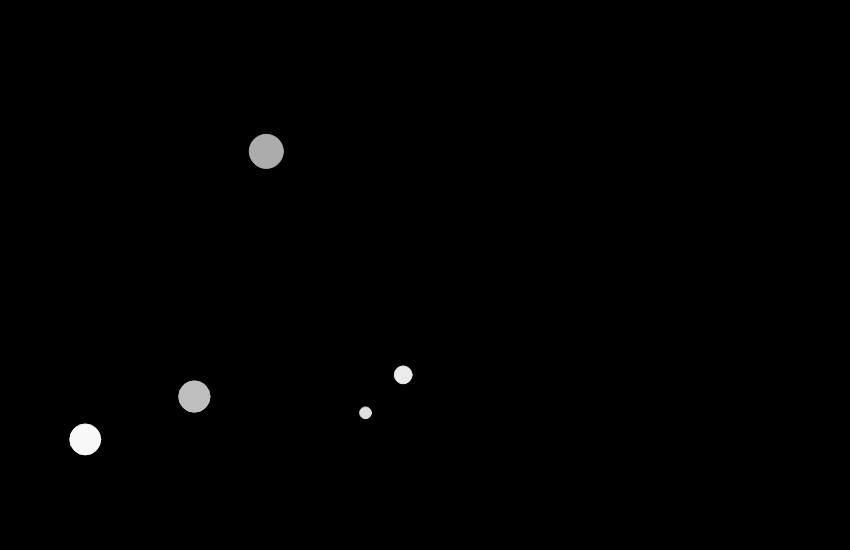
Frame 1 (no input)
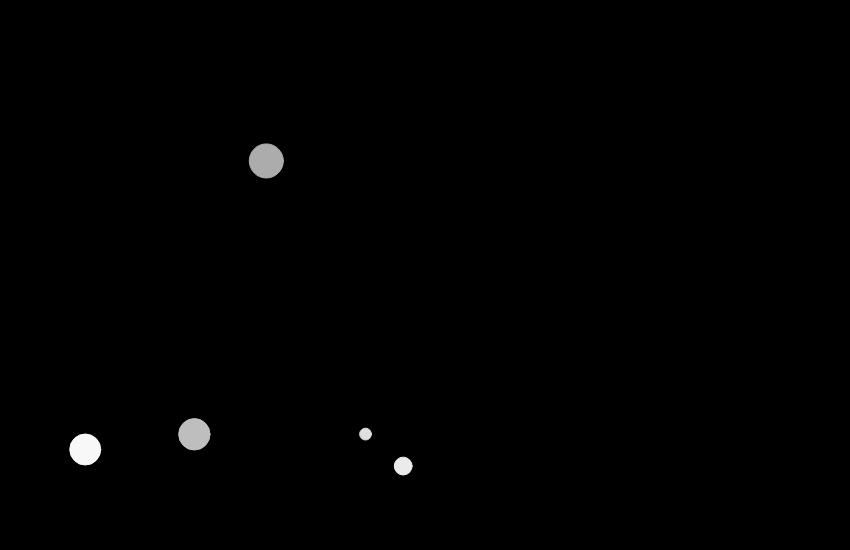
Frame 60 (no input)
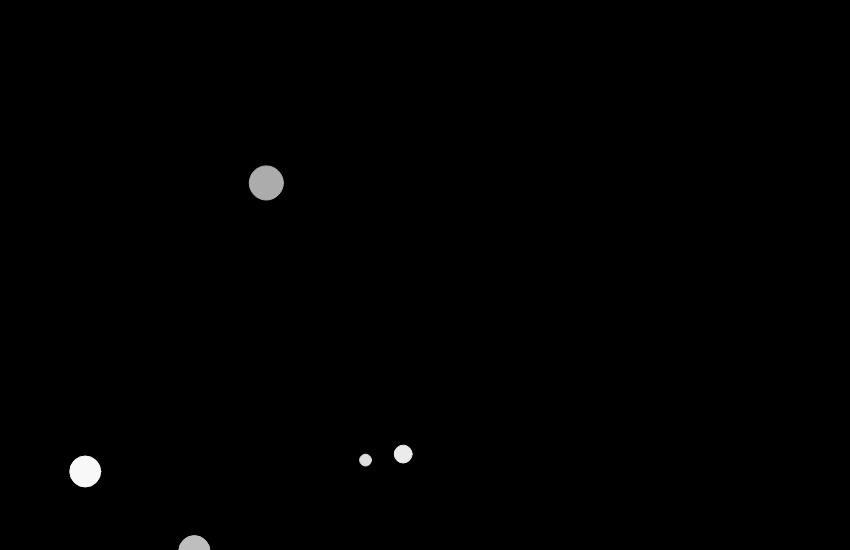
Frame 120 (the mouse pressed at the canvas centre since frame 60)

The p5.js sketch that drew these frames (run headless with seeded random() and noise() and a simulated clock; from frame 60 on, the mouse is pressed at the canvas centre):

// p5.js sketch
// ── sketch.js
var ball = [];

function setup() {

	createCanvas(850, 550);

	for (var i = 0; i < 5; i++) {
		var diameter = random(10, 40);
		var x = random(0 + diameter, width - diameter);
		// var x = width / 2;
		var y = random(0 + diameter, height - diameter);
		var shade = random(155, 255);
		ball[i] = new Ball(x, y, diameter, shade);
	}

}

function draw() {

	background(0);
	for (var i in ball) {

			ball[i].gen(ball[j]);

		for (var j in ball) {
			if (j != i) {
					if (dist(ball[i].r.x, ball[i].r.y, ball[j].r.x, ball[j].r.y) <= ball[i].radius + ball[j].radius) {

						// ball[i].applyForce(-1);
						// ball[j].applyForce(-1);

					}
			}
		}

		ball[i].applyForce(0, 1);

		if (mouseIsPressed && mouseX > width / 2) {
			ball[i].applyForce(1, 1);
		} if (mouseIsPressed && mouseX < width / 2) {
			ball[i].applyForce(-1, 1);
		}

		ball[i].physics(); // must occur after all forces have been accumulated

	}

}

// ── ball.js
function Ball(x, y, diameter, shade) {

  this.r = new p5.Vector(x, y),
  this.v = new p5.Vector(0, 0),
  this.a = new p5.Vector(0, 0),

  this.diameter = diameter,
  this.radius = diameter / 2,
  this.mass = this.diameter,

  this.shade = shade,

  this.gen = function(that) {

    stroke(this.shade);
    fill(this.shade);
    ellipse(this.r.x, this.r.y, this.diameter)

    if (this.r.x > width) {
      this.r.x = 0;
    } if (this.r.x < 0) {
      this.r.x = width;
    }

    if (this.r.y > height - this.radius) {
      this.r.y = height - this.radius; // stupid hack to limit/avoid collision decay
      this.v.y *= -1;
    }

  },

  this.applyForce = function(x, y) {

    this.a = new p5.Vector(x, y);

  },

  this.physics = function() {

    this.v.add(this.a);
    this.r.add(this.v);
    this.a = new p5.Vector(0, 0);

  },

  this.collide = function(that) {
    if (dist(this.r.x, this.r.y, that.r.x, that.r.y) <= this.radius + that.radius) {
      console.log('touch');
    }
  }

}
